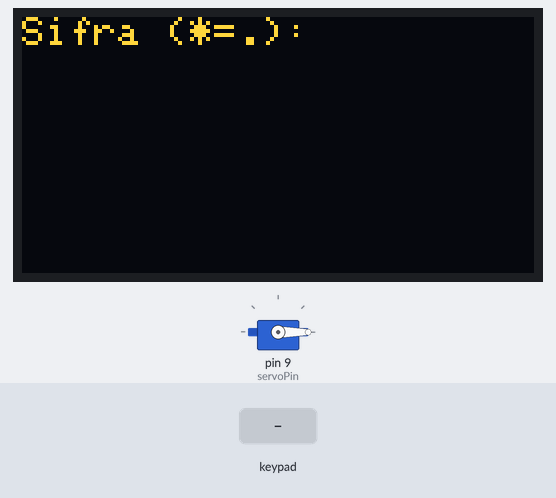
Simulated run of this sketch. Board: Arduino Uno, built with avr-gcc and run on an emulated ATmega328P. Parts: 128×64 one-colour display, servo. The inputs (shaded band) are chosen by the test bench. The OLED is the two-colour kind (top 16 rows yellow); what the sketch prints to the serial monitor is not drawn.

Above: at 1.2 s.
1.3 s: keypad keys 1 0 8 7 6 # pressed 0.4 s apart
At 4.0 s:
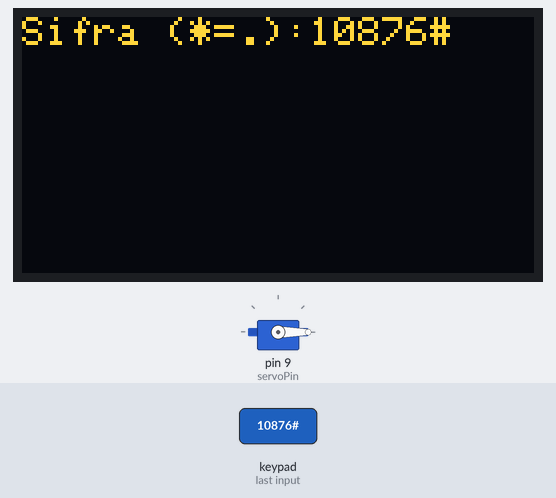
5.2 s: key 'A' pressed
At 5.8 s:
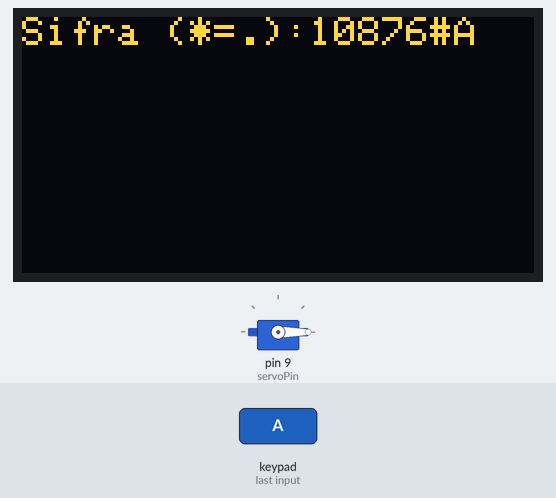
6.7 s: keypad keys 1 0 8 7 6 * pressed 0.4 s apart
At 8.1 s:
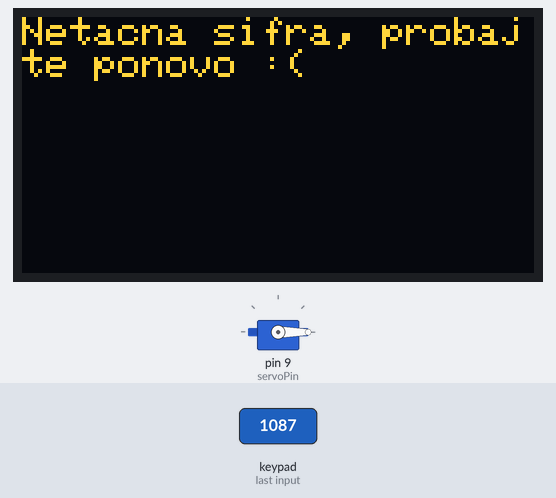
12.1 s: key 'B' pressed
At 13.3 s:
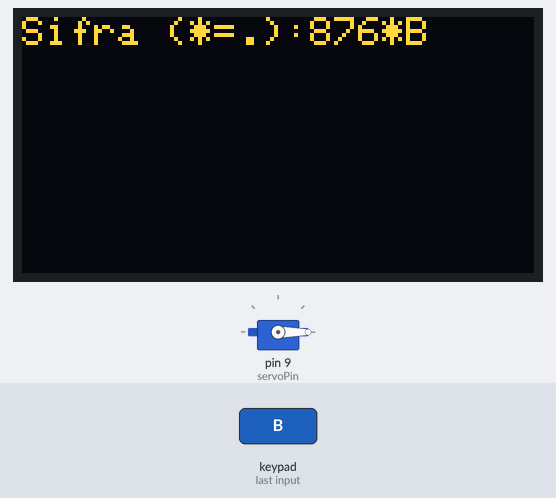
13.6 s: key 'C' pressed
15.1 s: keypad keys 5 4 3 2 D pressed 0.4 s apart
At 20.8 s:
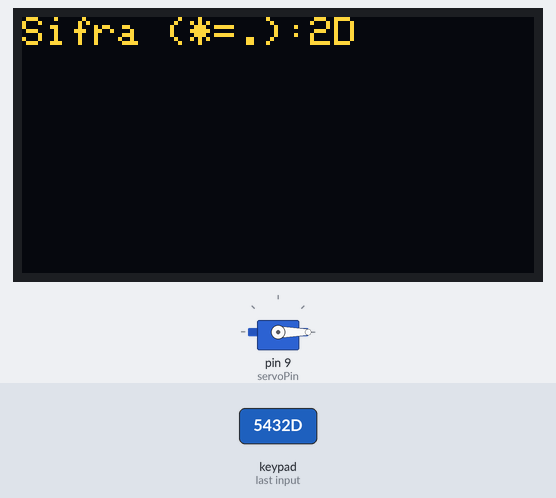
Timing chart, 0 to 21.1 s (numbered marks = the images above; inputs shaded):
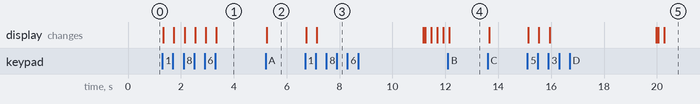

Measured:
- after the input at 1.3 s, the display: first changes at once (image 1 shows a later state)
- after the input at 5.2 s, the display: changes after 0.05 s (image 2)
- after the input at 6.7 s, the display: first changes at once (image 3 shows a later state)
- after the input at 12.1 s, the display: changes after 0.05 s (image 4)
- after the input at 15.1 s, the display: first changes at once (image 5 shows a later state)

The sketch:

arduino_safe.ino
```cpp
#include <SPI.h>
#include <Wire.h>
#include <Adafruit_GFX.h>
#include <Adafruit_SSD1306.h>
#include <Keypad.h>
#include<Servo.h>
Servo Servo1;
int servoPin=9;
int angle=0;

//code for OLED
#define OLED_RESET 4
Adafruit_SSD1306 display(OLED_RESET);

//code for keypad
const byte ROWS = 4; //four rows
const byte COLS = 4; //three columns
char keys[ROWS][COLS] = {
  {'1','2','3','A'},
  {'4','5','6','B'},
  {'7','8','9','C'},
  {'*','0','#','D'}
};
byte rowPins[ROWS] = {10, 8, 7, 6}; //connect to the row pinouts of the keypad
byte colPins[COLS] = {5, 4, 3, 2}; //connect to the column pinouts of the keypad

Keypad keypad = Keypad( makeKeymap(keys), rowPins, colPins, ROWS, COLS );
char s[22]="Sifra (*=.):";
char password[10]="30*7*2019";
char input[10];
int counter=0;
int motor_state=0;

void setup(){
  display.begin(SSD1306_SWITCHCAPVCC, 0x3C);
  display.clearDisplay();
  Servo1.attach(servoPin);
  Servo1.write(angle);
  Serial.begin(9600);
}

void loop(){
  display.clearDisplay();
  display.setTextSize(1);
  display.setTextColor(WHITE);
  display.setCursor(0,0);
  display.println(s);
  display.display();
  char key[2];
  key[0] = keypad.getKey();
  if (key[0]){
    Serial.println(key[0]);
    input[counter]=key[0];
    counter++;
  }
  key[1]='\0';
  strcat(s,key);
  if(counter==9){
    input[9]='\0';
    if(strcmp(input,password)==0){
      motor_state++;
      if((motor_state%2)==1){
        Servo1.write(angle+100);
      }
      if((motor_state==0)){
        Servo1.write(angle);
      }
      display.clearDisplay();
      display.setTextSize(1);
      display.setTextColor(WHITE);
      display.setCursor(0,0);
      display.println("Tacna sifra, mozete uzeti poklon ^_^");
      display.display();
      delay(4000);
      counter=0;
    }
    else{
      counter=0;
      strcpy(s,"Sifra (*=.):");
      display.clearDisplay();
      display.setTextSize(1);
      display.setTextColor(WHITE);
      display.setCursor(0,0);
      display.println("Netacna sifra, probajte ponovo :(");
      display.display();
      delay(4000);
    }
  }
}
```
